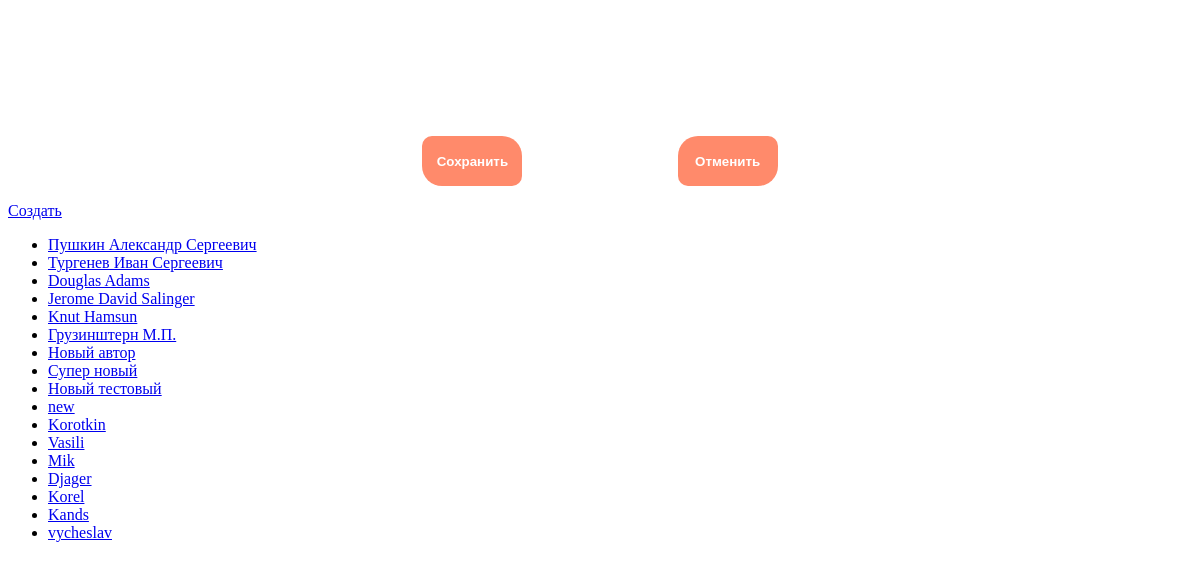
Screenshot of /authors/ with the database file from the repository.
### p_library/models.py (models this page shows, shortened)
class Author(models.Model):
    full_name = models.TextField(max_length=100)
    birth_year = models.SmallIntegerField()
    country = models.CharField(max_length=2)
    face = models.ImageField(upload_to='face_author/%M/%S', blank=True)

### p_library/views.py (the view)
# urls.py: path('authors/', AuthorList.as_view(), name='author_list'),
class AuthorList(ListView):
    model = Author
    template_name = 'author_list.html'

### p_library/templates/author_list.html (shortened to what this page needs)
{% extends 'author_edit.html' %}
{% block list %}
<!DOCTYPE html>
<html lang="en">
<head>
</head>
<body>
    <a class="btn btn-primary mt-2" href="/author/create">Создать</a>
    <ul>
        {% for author in object_list %}
            <li><a href="{{ author.id }}">{{ author.full_name }}</a></li>
        {% endfor %}
    </ul>
</body>
</html>
{% endblock %}

### rows the page displays
Author: full_name "Пушкин Александр Сергеевич"
Author: full_name "Тургенев Иван Сергеевич"
Author: full_name "Douglas Adams"
Author: full_name "Jerome David Salinger"
Author: full_name "Knut Hamsun"
Author: full_name "Грузинштерн М.П."
Author: full_name "Новый автор"
Author: full_name "Супер новый"
Author: full_name "Новый тестовый"
Author: full_name "new"
Author: full_name "Korotkin"
Author: full_name "Vasili"
Author: full_name "Mik"
Author: full_name "Djager"
Author: full_name "Korel"
Author: full_name "Kands"
Author: full_name "vycheslav"
